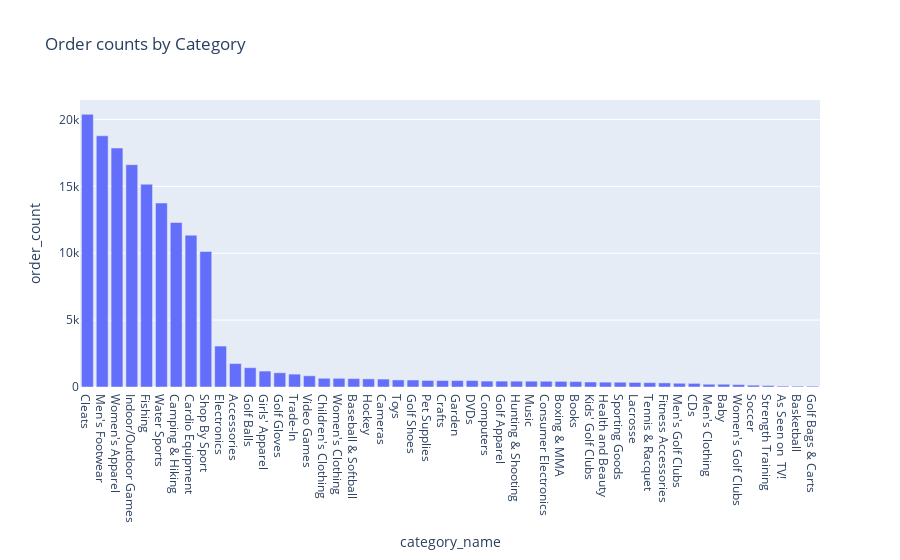

Here is the notebook cell this chart was saved with:
### Code cell
from pyspark.sql.functions import count_distinct
grp_data1 = df.groupBy('category_name').agg(count_distinct('order_id').alias('order_count')).orderBy('order_count', ascending=False)
fig = px.bar(grp_data1, x='category_name', y='order_count', title='Order counts by Category')

fig.show()

### Figure 1 — Plotly figure (JSON) as saved in the notebook; plotly's stock layout.template omitted (floating-point values rounded to 4 significant figures)
{"data": [{"alignmentgroup": "True", "hovertemplate": "category_name=%{x}<br>order_count=%{y}<extra></extra>", "legendgroup": "", "marker": {"color": "#636efa", "pattern": {"shape": ""}}, "name": "", "offsetgroup": "", "orientation": "v", "showlegend": false, "textposition": "auto", "type": "bar", "x": ["Cleats", "Men's Footwear", "Women's Apparel", "Indoor/Outdoor Games", "Fishing", "Water Sports", "Camping & Hiking", "Cardio Equipment", "Shop By Sport", "Electronics", "Accessories", "Golf Balls", "Girls' Apparel", "Golf Gloves", "Trade-In", "Video Games", "Children's Clothing", "Women's Clothing", "Baseball & Softball", "Hockey", "Cameras ", "Toys", "Golf Shoes", "Pet Supplies", "Crafts", "Garden", "DVDs", "Computers", "Golf Apparel", "Hunting & Shooting", "Music", "Consumer Electronics", "Boxing & MMA", "Books ", "Kids' Golf Clubs", "Health and Beauty", "Sporting Goods", "Lacrosse", "Tennis & Racquet", "Fitness Accessories", "Men's Golf Clubs", "CDs ", "Men's Clothing", "Baby ", "Women's Golf Clubs", "Soccer", "Strength Training", "As Seen on  TV!", "Basketball", "Golf Bags & Carts"], "xaxis": "x", "y": [20386, 18783, 17869, 16623, 15164, 13758, 12299, 11355, 10136, 3061, 1753, 1444, 1191, 1064, 964, 838, 652, 650, 628, 609, 592, 529, 523, 492, 484, 484, 483, 442, 440, 436, 434, 431, 421, 405, 373, 362, 357, 341, 327, 307, 280, 271, 208, 207, 181, 136, 111, 68, 64, 61], "yaxis": "y"}], "layout": {"barmode": "relative", "legend": {"tracegroupgap": 0}, "title": {"text": "Order counts by Category"}, "xaxis": {"anchor": "y", "domain": [0, 1], "title": {"text": "category_name"}}, "yaxis": {"anchor": "x", "domain": [0, 1], "title": {"text": "order_count"}}}}
